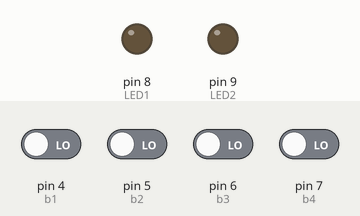
Simulated run of this sketch. Board: Arduino Uno, built with avr-gcc and run on an emulated ATmega328P. Parts: output pins drawn as LEDs (lit = HIGH). Inputs (shaded band) come from the test bench; at power-on: pin 4 (b1), pin 5 (b2), pin 6 (b3), pin 7 (b4) LOW.

Above: at 1.2 s.
1.3 s: pin 4 (b1) driven HIGH
At 1.6 s:
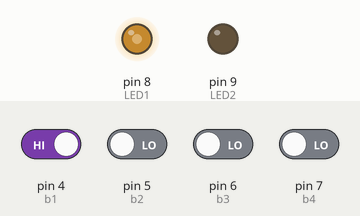
2.8 s: pin 5 (b2) driven HIGH
At 3.2 s:
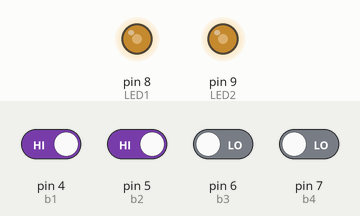
4.3 s: pin 7 (b4) driven HIGH
At 5.1 s:
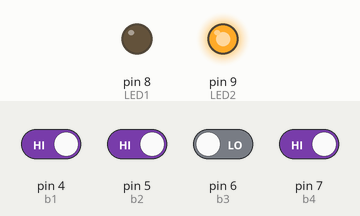
5.8 s: pin 5 (b2) driven LOW
At 6.3 s:
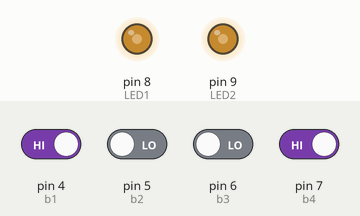
7.3 s: pin 6 (b3) driven HIGH
At 8.1 s:
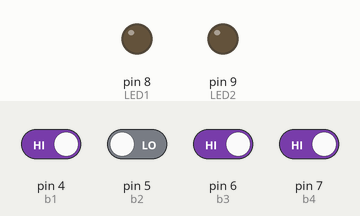
8.8 s: pin 6 (b3) driven LOW and pin 7 (b4) driven LOW
At 9.7 s:
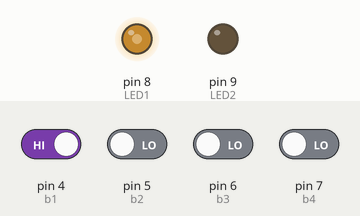
Timing chart, 0 to 11.3 s (numbered marks = the images above; inputs shaded):
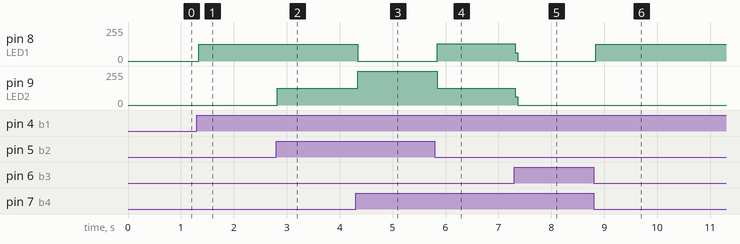

The sketch:

UPN_Projekt.ino
```cpp
int b1 = 4;
int b2 = 5;
int b3 = 6;
int b4 = 7;
int LED1 = 8;
int LED2 = 9;
int Led1Stanje = 0;
int Led2Stanje = 0;
void setup(){
pinMode(LED1,OUTPUT);
pinMode(LED2,OUTPUT);
pinMode(b1,INPUT);
pinMode(b2,INPUT);
pinMode(b3,INPUT);
pinMode(b4,INPUT);
}
void loop() {
  if (digitalRead(b1)){
    Led1Stanje=(Led1Stanje+1)%2;
      }
  if (digitalRead(b2)){
    Led2Stanje=(Led2Stanje+1)%2;
   }
  if(digitalRead(b3)){
    Led1Stanje=0;
    Led2Stanje=0;
  }
  if(digitalRead(b4)){
    if (Led1Stanje != Led2Stanje){
      Led1Stanje=(Led1Stanje+1)%2;
      Led2Stanje=(Led2Stanje+1)%2;
    }
    }
  digitalWrite(LED1,Led1Stanje);
  digitalWrite(LED2,Led2Stanje);
 }
```

Measured:
- after the input at 1.3 s, pin 8 (LED1): 0/255 → 127/255 at once
- after the input at 2.8 s, pin 9 (LED2): 0/255 → 127/255 at once
- after the input at 4.3 s, pin 8 (LED1): 127/255 → 0/255 at once; pin 9 (LED2): 127/255 → 255/255 at once
- after the input at 5.8 s, pin 8 (LED1): 0/255 → 128/255 at once; pin 9 (LED2): 255/255 → 127/255 at once
- after the input at 7.3 s, pin 8 (LED1): 128/255 → 0/255 at once; pin 9 (LED2): 127/255 → 0/255 at once
- after the input at 8.8 s, pin 8 (LED1): 0/255 → 127/255 at once
